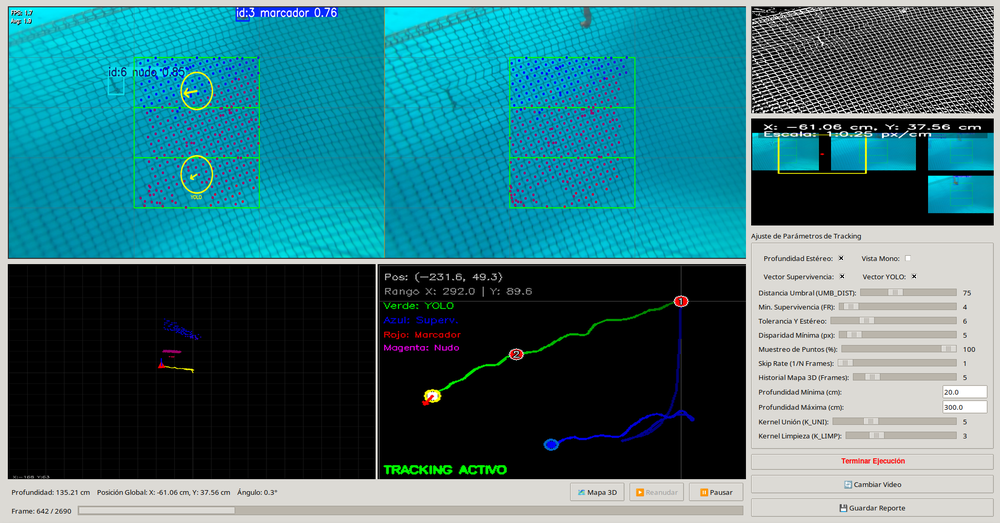
#> input picture imagenes/captura.png, 1000 x 523 px, shrunk from 1917 x 1002 before the run, given in place of output_derecha.mp4, which was not available
$ python detector-desviacion.py
#> lines starting #> are read from the running program, lines starting #| are printed output that depends on the picture; after the words box and inside, x2 and y2 are one past the last pixel; in counts of white or black regions, pixels touching at a corner belong together; pictures that were not available may be replaced by others from this repository, and a replacement may not be noted
import cv2
import numpy as np

nombre_video_entrada = 'output_derecha.mp4'
nombre_video_salida = 'salida_filtro_vibracion_sigma.mp4'

N_FRAMES_HISTORIAL = 50
UMBRAL_DESV_ESTANDAR = 7

CUADRANTES_X = 40
CUADRANTES_Y = 40
NUM_CUADRANTES = CUADRANTES_X * CUADRANTES_Y

cap = cv2.VideoCapture(nombre_video_entrada)

if not cap.isOpened():
    print(f"ERROR al abrir {nombre_video_entrada}")
    exit()

FRAME_INICIO = 200
cap.set(cv2.CAP_PROP_POS_FRAMES, FRAME_INICIO)
print(f"Iniciando la lectura del video en el frame: {FRAME_INICIO}")

fps = cap.get(cv2.CAP_PROP_FPS)
width = int(cap.get(cv2.CAP_PROP_FRAME_WIDTH))
height = int(cap.get(cv2.CAP_PROP_FRAME_HEIGHT))

cuadrante_w = width // CUADRANTES_X
cuadrante_h = height // CUADRANTES_Y

historial_porcentajes = np.zeros((NUM_CUADRANTES, N_FRAMES_HISTORIAL), dtype=np.float32)

new_width = width
new_height = height

fourcc = cv2.VideoWriter_fourcc(*'mp4v')
out = cv2.VideoWriter(nombre_video_salida, fourcc, fps, (new_width, new_height), isColor=True)

if not out.isOpened():
    print("No se puede guardar el video de salida")
    cap.release()
    exit()

kernel_unir = np.ones((5, 5), np.uint8)
kernel_limpiar = np.ones((3, 3), np.uint8)

while True:
    ret, frame = cap.read()
#> frame is the input picture: shape (523, 1000, 3); mean B, G, R 121.8, 114.7, 58.5
    if not ret:
        break

    gray = cv2.cvtColor(frame, cv2.COLOR_BGR2GRAY)
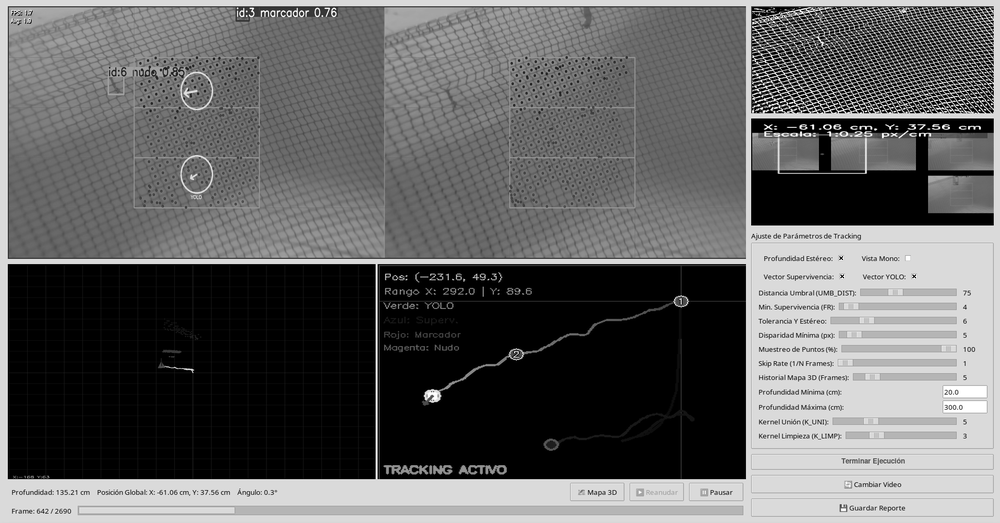
#> gray: shape (523, 1000); min 0, max 255, mean 98.7
    blurred = cv2.GaussianBlur(gray, (3, 3), 0)
    cuerdas_binario = cv2.adaptiveThreshold(
        src=blurred,
        maxValue=255,
        adaptiveMethod=cv2.ADAPTIVE_THRESH_GAUSSIAN_C,
        thresholdType=cv2.THRESH_BINARY_INV,
        blockSize=15,
        C=1
    )
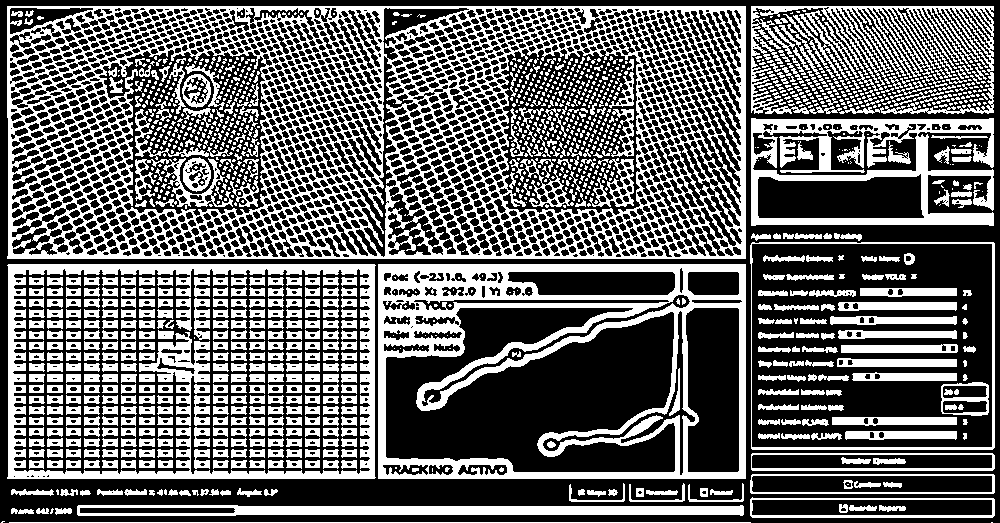
#> cuerdas_binario: shape (523, 1000); 40.3% white; 1469 white regions (875 under 20 px), largest, box (x1, y1, x2, y2) and area: (7, 6, 746, 259) 69483, (378, 264, 746, 479) 24431, (7, 264, 376, 479) 11992
    cuerdas_cerradas = cv2.morphologyEx(cuerdas_binario, cv2.MORPH_CLOSE, kernel_unir)
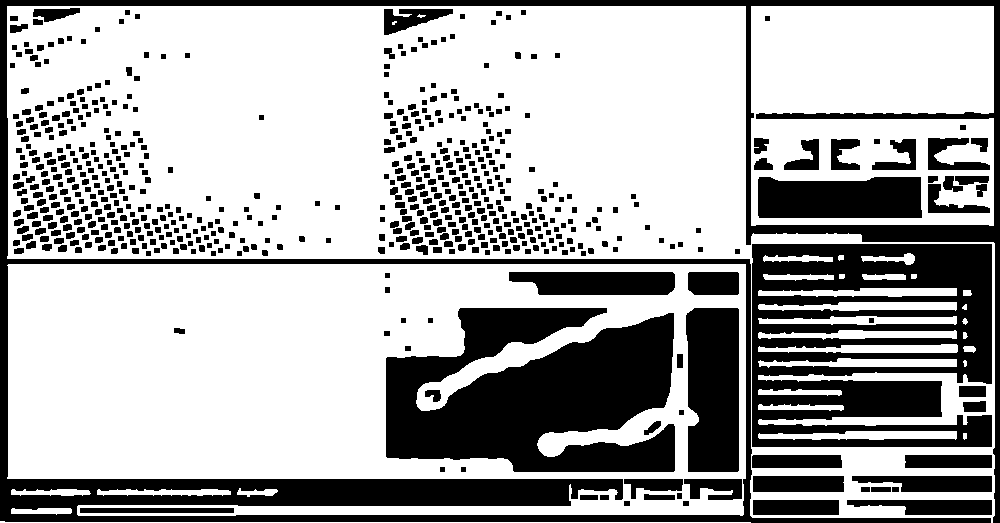
#> cuerdas_cerradas: shape (523, 1000); 67.8% white; 624 black regions, largest, box (x1, y1, x2, y2) and area: (0, 0, 1000, 523) 44569, (386, 308, 675, 472) 34233, (752, 244, 992, 447) 32422
    cuerdas_filtradas = cv2.morphologyEx(cuerdas_cerradas, cv2.MORPH_OPEN, kernel_limpiar)
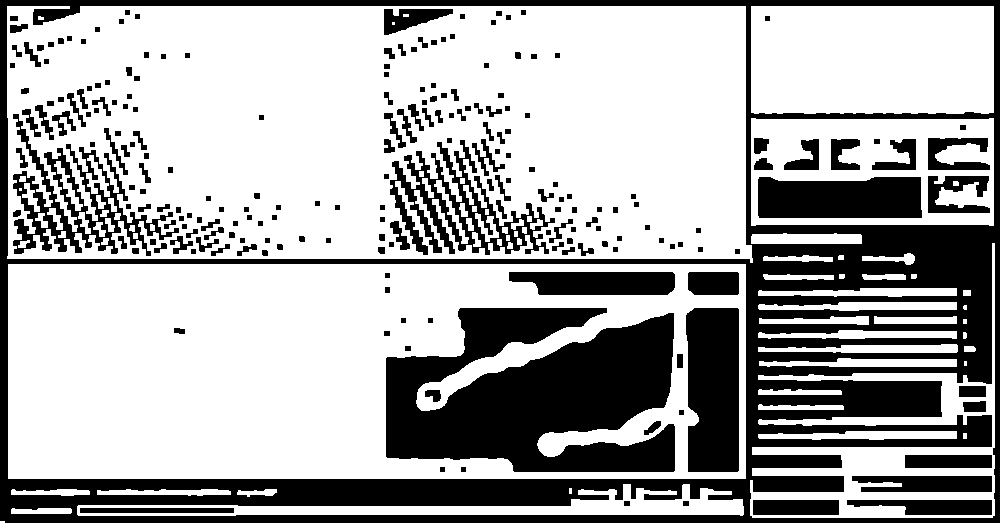
#> cuerdas_filtradas: shape (523, 1000); 67.1% white; 219 black regions, largest, box (x1, y1, x2, y2) and area: (0, 0, 1000, 523) 83576, (386, 308, 675, 472) 34233, (686, 308, 739, 472) 8241

    mascara_cuadrantes = np.zeros((height, width), dtype=np.uint8)

    idx_cuadrante = 0
    for i in range(CUADRANTES_Y):
        for j in range(CUADRANTES_X):
            y1 = i * cuadrante_h
            y2 = min((i + 1) * cuadrante_h, height)
            x1 = j * cuadrante_w
            x2 = min((j + 1) * cuadrante_w, width)

            cuadrante = cuerdas_filtradas[y1:y2, x1:x2]
            area_cuadrante = cuadrante.size

            if area_cuadrante > 0:
                blancos = np.sum(cuadrante == 255)
                porcentaje_actual = (blancos / area_cuadrante) * 100
            else:
                porcentaje_actual = 0.0

            historial_porcentajes[idx_cuadrante, :] = np.roll(historial_porcentajes[idx_cuadrante, :], shift=-1)
            historial_porcentajes[idx_cuadrante, -1] = porcentaje_actual

            desviacion_estandar = np.std(historial_porcentajes[idx_cuadrante, :])

            if desviacion_estandar < UMBRAL_DESV_ESTANDAR:
                mascara_cuadrantes[y1:y2, x1:x2] = 255

            idx_cuadrante += 1
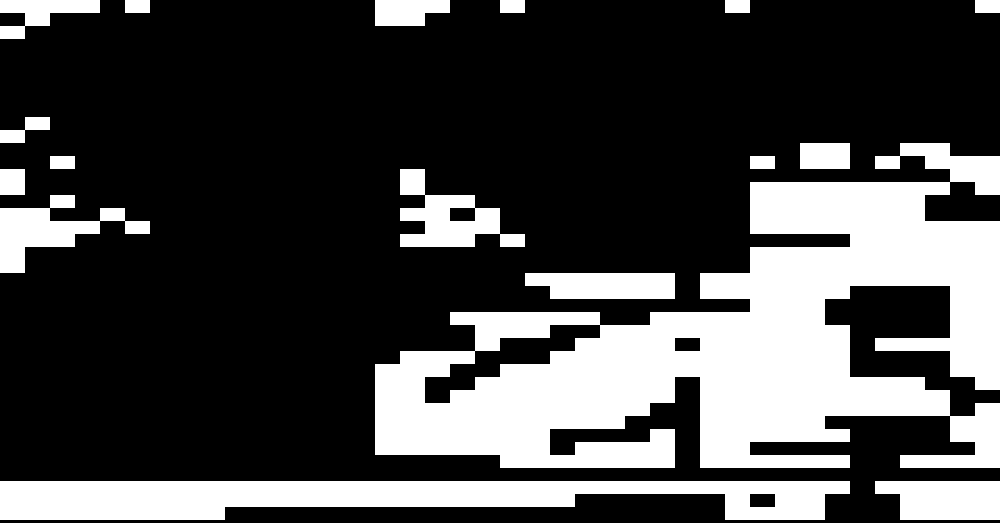
#> mascara_cuadrantes: shape (523, 1000); 28% white; 17 white regions, largest, box (x1, y1, x2, y2) and area: (375, 143, 1000, 468) 97825, (0, 481, 850, 520) 23725, (400, 169, 525, 247) 4550
#> after the loop, idx_cuadrante = 1600

    cuerdas_filtradas_final = cv2.bitwise_and(cuerdas_filtradas, mascara_cuadrantes)
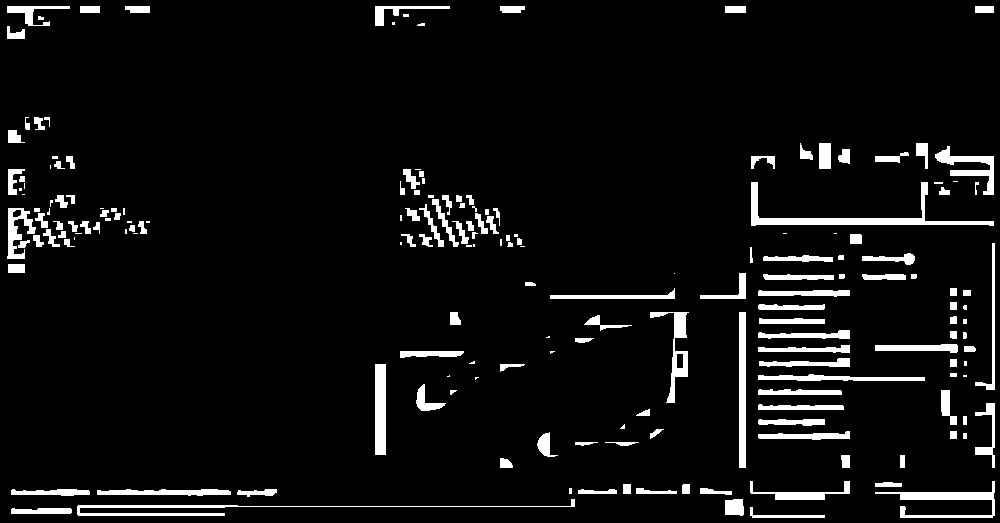
#> cuerdas_filtradas_final: shape (523, 1000); 6% white; 188 white regions (45 under 20 px), largest, box (x1, y1, x2, y2) and area: (751, 182, 994, 226) 1933, (77, 499, 575, 516) 1292, (875, 481, 995, 518) 1211
    cuerdas_bgr = cv2.cvtColor(cuerdas_filtradas_final, cv2.COLOR_GRAY2BGR)

    out.write(cuerdas_bgr)
    cv2.imshow('Video con Filtro de Vibracion (Presiona q para salir)', cuerdas_bgr)

    if cv2.waitKey(1) & 0xFF == ord('q'):
#> (key q is pressed here)
        break

cap.release()
out.release()
cv2.destroyAllWindows()

$ run again, on imagenes/stereo.png
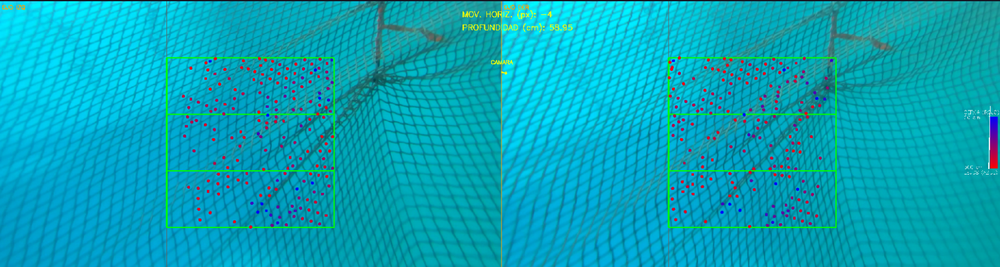
#> input picture imagenes/stereo.png, 1000 x 267 px, shrunk from 1623 x 433 before the run, given in place of output_derecha.mp4, which was not available
#> frame is the input picture: shape (267, 1000, 3); mean B, G, R 184, 164, 6.6
#> `cuerdas_binario = cv2.adaptiveThreshold( src=blurred, maxValue=255, ad..`:
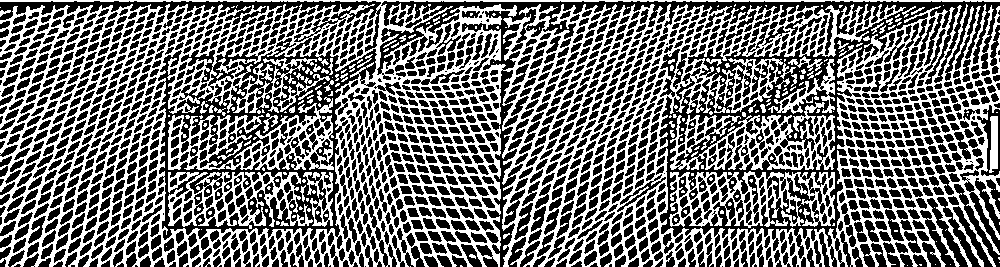
#> cuerdas_binario: shape (267, 1000); 44.9% white; 255 white regions (195 under 20 px), largest, box (x1, y1, x2, y2) and area: (0, 0, 1000, 267) 98481, (670, 102, 835, 170) 4246, (168, 97, 334, 170) 4052
#> cuerdas_cerradas: shape (267, 1000); 80.4% white; 1163 black regions (11 under 20 px), largest, box (x1, y1, x2, y2) and area: (943, 231, 967, 267) 305, (954, 230, 979, 267) 295, (966, 229, 992, 267) 287
#> cuerdas_filtradas: shape (267, 1000); 79.7% white; 887 black regions (9 under 20 px), largest, box (x1, y1, x2, y2) and area: (922, 180, 1000, 267) 3542, (843, 221, 927, 267) 1290, (901, 98, 958, 194) 1239
#> after the loop `for i in range(CUADRANTES_Y):`: idx_cuadrante = 1600
#> `cuerdas_filtradas_final = cv2.bitwise_and(cuerdas_filtradas, mascara_c..`:
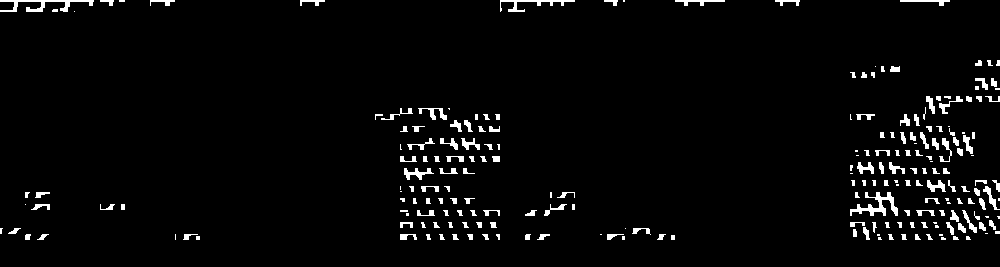
#> cuerdas_filtradas_final: shape (267, 1000); 3.2% white; 220 white regions (59 under 20 px), largest, box (x1, y1, x2, y2) and area: (850, 192, 898, 216) 428, (0, 0, 94, 12) 418, (500, 0, 575, 12) 270
